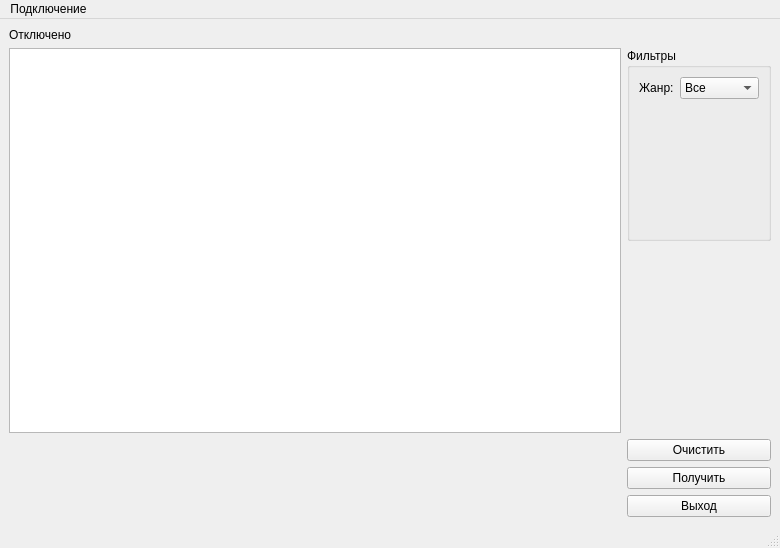
<?xml version="1.0" encoding="UTF-8"?>
<ui version="4.0">
 <class>MainWindow</class>
 <widget class="QMainWindow" name="MainWindow">
  <property name="geometry">
   <rect>
    <x>0</x>
    <y>0</y>
    <width>780</width>
    <height>548</height>
   </rect>
  </property>
  <property name="sizePolicy">
   <sizepolicy hsizetype="Preferred" vsizetype="Expanding">
    <horstretch>0</horstretch>
    <verstretch>0</verstretch>
   </sizepolicy>
  </property>
  <property name="windowTitle">
   <string>MainWindow</string>
  </property>
  <widget class="QWidget" name="centralwidget">
   <layout class="QGridLayout" name="gridLayout">
    <item row="1" column="1">
     <widget class="QGroupBox" name="gb_filters">
      <property name="sizePolicy">
       <sizepolicy hsizetype="Preferred" vsizetype="Minimum">
        <horstretch>0</horstretch>
        <verstretch>0</verstretch>
       </sizepolicy>
      </property>
      <property name="title">
       <string>Фильтры</string>
      </property>
      <layout class="QFormLayout" name="formLayout">
       <item row="0" column="0">
        <widget class="QLabel" name="lb_category">
         <property name="text">
          <string>Жанр:</string>
         </property>
        </widget>
       </item>
       <item row="0" column="1">
        <widget class="QComboBox" name="cb_category">
         <item>
          <property name="text">
           <string>Все</string>
          </property>
         </item>
         <item>
          <property name="text">
           <string>Комедия</string>
          </property>
         </item>
         <item>
          <property name="text">
           <string>Ужасы</string>
          </property>
         </item>
        </widget>
       </item>
      </layout>
     </widget>
    </item>
    <item row="1" column="0" rowspan="2">
     <widget class="QTableView" name="tv_ableView"/>
    </item>
    <item row="2" column="1">
     <spacer name="verticalSpacer">
      <property name="orientation">
       <enum>Qt::Vertical</enum>
      </property>
      <property name="sizeType">
       <enum>QSizePolicy::Minimum</enum>
      </property>
      <property name="sizeHint" stdset="0">
       <size>
        <width>20</width>
        <height>40</height>
       </size>
      </property>
     </spacer>
    </item>
    <item row="4" column="1">
     <widget class="QPushButton" name="pb_request">
      <property name="sizePolicy">
       <sizepolicy hsizetype="Minimum" vsizetype="Maximum">
        <horstretch>0</horstretch>
        <verstretch>0</verstretch>
       </sizepolicy>
      </property>
      <property name="text">
       <string>Получить</string>
      </property>
     </widget>
    </item>
    <item row="0" column="0">
     <widget class="QLabel" name="lb_statusConnect">
      <property name="sizePolicy">
       <sizepolicy hsizetype="Preferred" vsizetype="Maximum">
        <horstretch>0</horstretch>
        <verstretch>0</verstretch>
       </sizepolicy>
      </property>
      <property name="text">
       <string>Отключено</string>
      </property>
     </widget>
    </item>
    <item row="3" column="1">
     <widget class="QPushButton" name="pb_clear">
      <property name="sizePolicy">
       <sizepolicy hsizetype="Minimum" vsizetype="Maximum">
        <horstretch>0</horstretch>
        <verstretch>0</verstretch>
       </sizepolicy>
      </property>
      <property name="text">
       <string>Очистить</string>
      </property>
     </widget>
    </item>
    <item row="5" column="1">
     <widget class="QPushButton" name="pushButton">
      <property name="text">
       <string>Выход</string>
      </property>
     </widget>
    </item>
   </layout>
  </widget>
  <widget class="QMenuBar" name="menubar">
   <property name="geometry">
    <rect>
     <x>0</x>
     <y>0</y>
     <width>780</width>
     <height>26</height>
    </rect>
   </property>
   <widget class="QMenu" name="menu">
    <property name="title">
     <string>Подключение</string>
    </property>
    <addaction name="act_addData"/>
    <addaction name="separator"/>
    <addaction name="act_connect"/>
   </widget>
   <addaction name="menu"/>
  </widget>
  <widget class="QStatusBar" name="statusbar"/>
  <action name="act_connect">
   <property name="text">
    <string>Подключиться</string>
   </property>
  </action>
  <action name="act_addData">
   <property name="text">
    <string>Ввести данные</string>
   </property>
  </action>
 </widget>
 <resources/>
 <connections>
  <connection>
   <sender>pushButton</sender>
   <signal>clicked()</signal>
   <receiver>MainWindow</receiver>
   <slot>close()</slot>
   <hints>
    <hint type="sourcelabel">
     <x>686</x>
     <y>497</y>
    </hint>
    <hint type="destinationlabel">
     <x>389</x>
     <y>273</y>
    </hint>
   </hints>
  </connection>
 </connections>
</ui>
